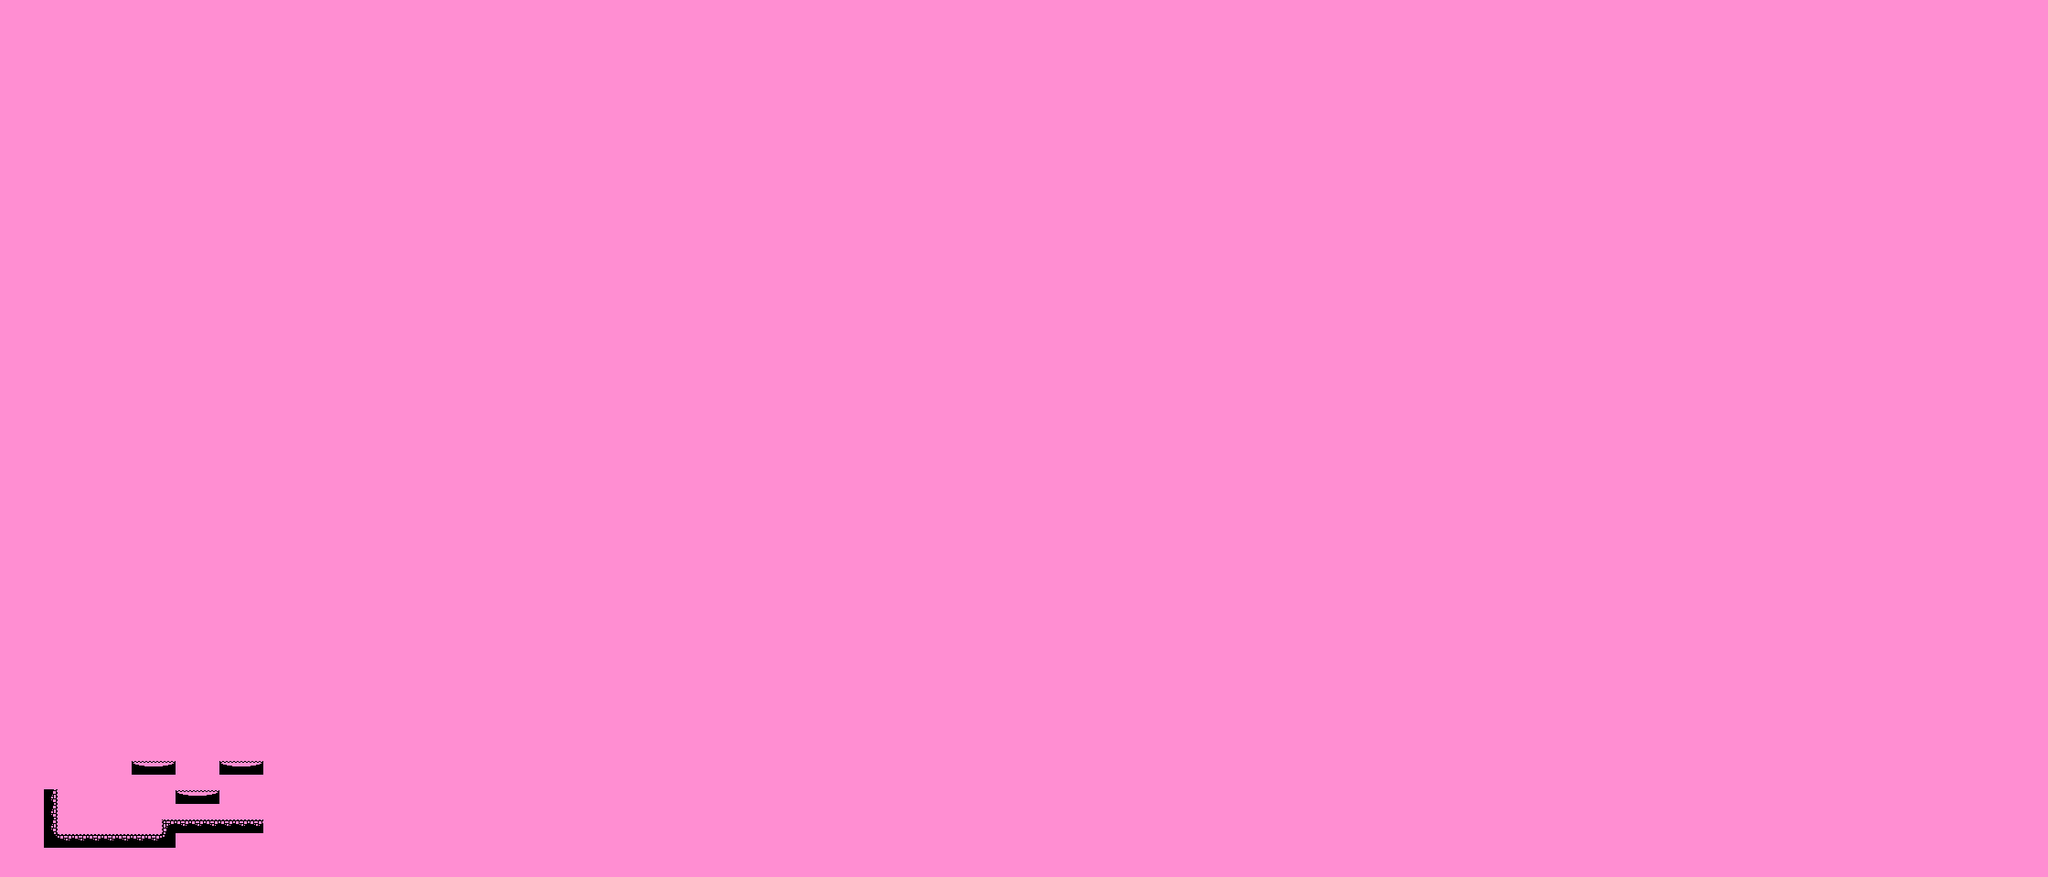

Below is a game level as drawn by its tile map, then a one-line description and the .tmx that defines it (tile-layer data replaced by summaries):
An orthogonal 140x60 tile map with 16x16 px tiles, 8 tile layers (white-background, blue-background, orange-background, pink-background, ...), 2 tilesets.

<map version="1.10" tiledversion="1.10.2" orientation="orthogonal" renderorder="right-down" width="140" height="60" tilewidth="16" tileheight="16" infinite="0" nextlayerid="9" nextobjectid="1">
 <editorsettings>
  <export target="colored1.tmj" format="json" />
 </editorsettings>
 <tileset firstgid="1" name="monochrome_tilemap_packed" tilewidth="16" tileheight="16" tilecount="400" columns="20">
  <image source="monochrome_tilemap_packed.png" width="320" height="320" />
 </tileset>
 <tileset firstgid="401" name="colors_tilemap_packed" tilewidth="16" tileheight="16" tilecount="4" columns="2">
  <image source="colors_tilemap_packed.png" width="32" height="32" />
 </tileset>
 <layer id="1" name="white-background" width="140" height="60">
  <data>[8400 cells, 8400 non-empty, 1 distinct tile ids]</data>
 </layer>
 <layer id="4" name="blue-background" width="140" height="60">
  <data>[8400 cells, 8400 non-empty, 1 distinct tile ids]</data>
 </layer>
 <layer id="5" name="orange-background" width="140" height="60">
  <data>[8400 cells, 8400 non-empty, 1 distinct tile ids]</data>
 </layer>
 <layer id="6" name="pink-background" width="140" height="60">
  <data>[8400 cells, 8400 non-empty, 1 distinct tile ids]</data>
 </layer>
 <layer id="2" name="ground" width="140" height="60">
  <data>[8400 cells, 19 non-empty, 5 distinct tile ids]</data>
 </layer>
 <layer id="3" name="blue" width="140" height="60">
  <data>[8400 cells, 3 non-empty, 3 distinct tile ids]</data>
 </layer>
 <layer id="7" name="orange" width="140" height="60">
  <data>[8400 cells, 3 non-empty, 3 distinct tile ids]</data>
 </layer>
 <layer id="8" name="pink" width="140" height="60">
  <data>[8400 cells, 3 non-empty, 3 distinct tile ids]</data>
 </layer>
</map>
